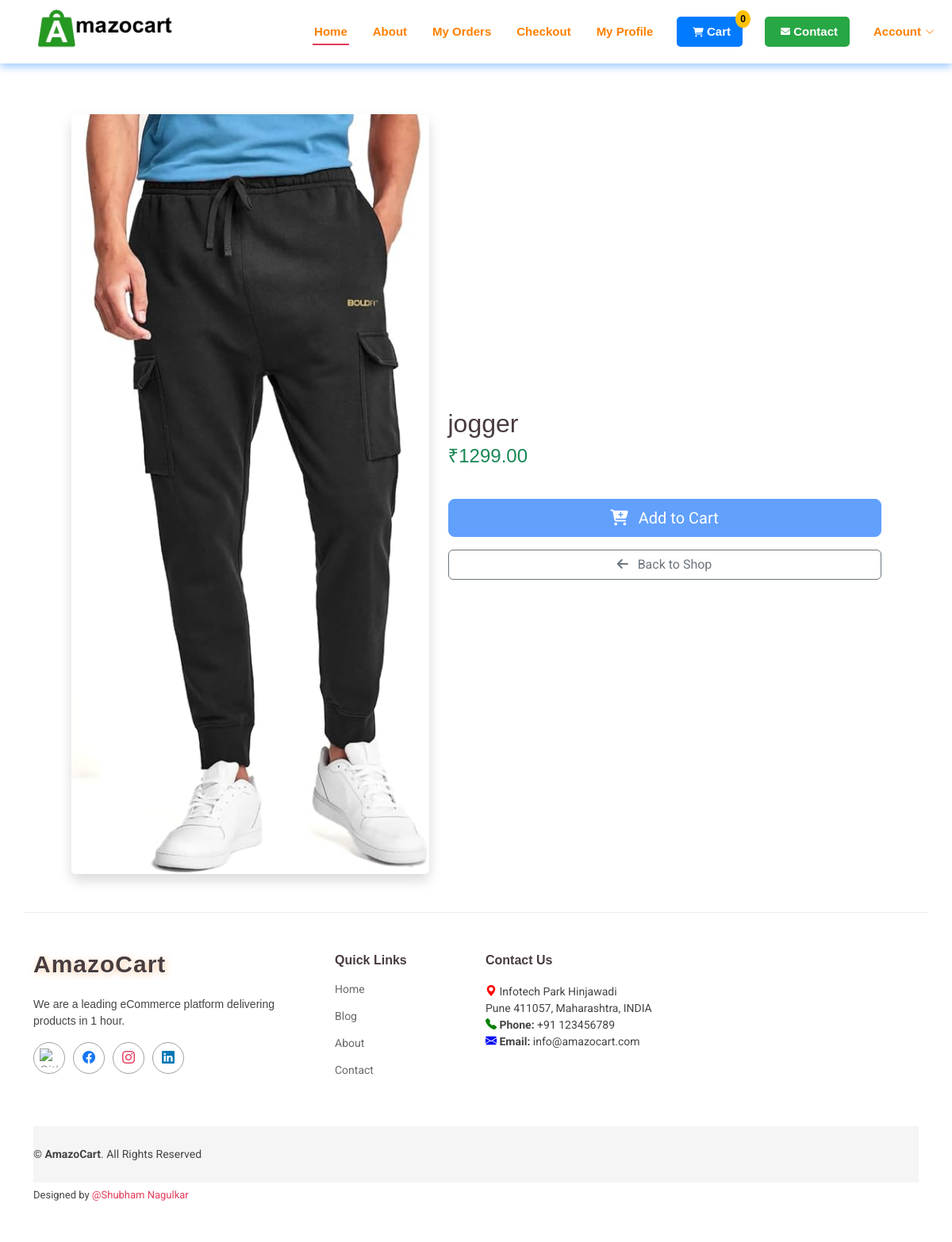
/product/1/, run on the app's committed database.
### ecommerceapp/models.py (models this page shows, shortened)
class Product(models.Model):
    product_name = models.CharField(max_length=100)
    category = models.CharField(max_length=100)
    subcategory = models.CharField(max_length=100)
    price = models.DecimalField(max_digits=10, decimal_places=2)
    description = models.TextField()
    image = models.ImageField(upload_to='product_images/', null=True, blank=True)

### ecommerceapp/views.py (the view)
# urls.py: path('product/<int:id>/', views.view_product, name='product_detail'),
def view_product(request, id):
    product = get_object_or_404(Product, id=id)
    return render(request, 'viewproduct.html', {'product': product})

### templates/viewproduct.html (shortened to what this page needs)
{% extends 'base.html' %}
{% load static %}
{% block content %}
<div class="container my-5">
    <div class="row justify-content-center align-items-center">
        <div class="col-md-5 text-center">
            <img src="{{ product.image.url }}" alt="{{ product.product_name }}" class="img-fluid rounded shadow">
        </div>
        <div class="col-md-6">
            <h2>{{ product.product_name }}</h2>
            <h4 class="text-success mb-3">₹{{ product.price }}</h4>
            <button class="btn btn-primary btn-lg w-100 mb-3" disabled>
                <i class="fas fa-cart-plus me-2"></i> Add to Cart
            </button>
            <a href="{% url 'home' %}" class="btn btn-outline-secondary w-100">
                <i class="fas fa-arrow-left me-2"></i> Back to Shop
            </a>
        </div>
    </div>
</div>
{% endblock %}

### static/assets/css/main.css (style rules this page uses)
:root { --default-font: "Roboto", system-ui, -apple-system, "Segoe UI", Roboto, "Helvetica Neue", Arial, "Noto Sans", "Liberation Sans", sans-serif, "Apple Color Emoji", "Segoe UI Emoji", "Segoe UI Symbol", "Noto Color Emoji"; --heading-font: "Nunito", sans-serif; --nav-font: "Poppins", sans-serif; }
:root { --background-color: #ffffff; --default-color: #444444; --heading-color: #493c3e; --accent-color: #e43c5c; --surface-color: #ffffff; --contrast-color: #ffffff; }
:root { --nav-color: #ffffff; --nav-hover-color: #e43c5c; --nav-mobile-background-color: #ffffff; --nav-dropdown-background-color: #ffffff; --nav-dropdown-color: #444444; --nav-dropdown-hover-color: #e43c5c; }
:root { scroll-behavior: smooth; }
body { color: var(--default-color); background-color: var(--background-color); font-family: var(--default-font); }
a { color: var(--accent-color); text-decoration: none; transition: 0.3s; }
h1, h2, h3, h4, h5, h6 { color: var(--heading-color); font-family: var(--heading-font); }
button { margin-top: 15px; padding: 10px; background: #007bff; color: white; border: none; border-radius: 5px; cursor: pointer; font-size: 16px; }

### data on the page
Product: image (picture), product_name "jogger", price "1299.00"

### other printed values
{{ request.session.cart|length|default:0 }} "0"
